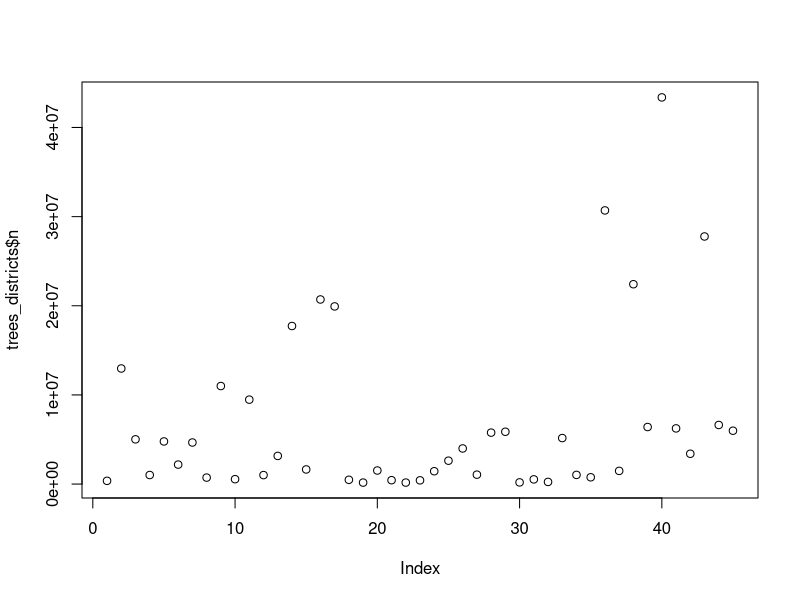

The R source for this figure: (Note: this script raises an error after producing the figure.)
#' # Ex07: Species vs. Area
#' 
#' 
#' Nutze die Dateien `muenster_districts.csv` und `muenster_trees.csv` aus dem Learnweb für die folgenden Aufgaben.
#' 
#' 
#' * Nutze `dplyr::group_by` und `dplyr::summarise` um die Anzahl der Bäume pro Bezirk zu berechnen.
#' * Mit einem `join` Befehl (z.B. `dplyr::left_join`) oder `merge` können mehrere Tabellen zusammengefügt werden. Erstelle damit eine Tabelle die mindestens folgende Informationen enthält: Bezirksname, Bezirksgröße, Anzahl der Bäume im Bezirk.
#' 
## ----------------------------------------------------------------------------------------------------------------------------------------------

library(tidyverse)
trees = read.csv("data/muenster_trees.csv")
districts = read.csv("data/muenster_districts.csv")

# entweder:
tree_summary = trees |> group_by(district) |> count()

# oder:
tree_summary = trees |> group_by(district) |>   
    summarise(AnzahlBaum = length(species))


trees_districts = merge(districts, tree_summary, by = "district")


trees_districts = left_join(districts, tree_summary, by = "district")



#' 
#' * Erstelle einen Scatterplot aus Bezirksgröße und Anzahl der Bäume im Bezirk.
#' * Erstelle ein lineares Model um den Zusammenhang zwischen Bezirksgröße und Anzahl der Bäume im Bezirk zu berechnen.
#' * Erstelle ein Histogramm der Residuen des Models.
#' 
#' 
## ----------------------------------------------------------------------------------------------------------------------------------------------

plot(trees_districts$area, trees_districts$n)

lmod = lm(n ~ area, data = trees_districts)

lmod$coefficients

lmod

summary(lmod)

abline(lmod)




lmod = lm(trees_districts$n ~ trees_districts$area)


lmod$residuals

hist(lmod$residuals)

norm = rnorm(100)

hist(norm)
#' 
#' * Logarithmiere Bezirksgröße und Anzahl der Bäume im Bezirk (`log10()`).
#'  Erstelle dann den Scatterplot erneut mit den logarithmierten Werten.
#' 
## ----------------------------------------------------------------------------------------------------------------------------------------------

trees_districts$area_log = log10(trees_districts$area)
trees_districts$n_log = log10(trees_districts$n)

plot(n ~ area, data = trees_districts)
plot(n_log ~ area_log, data = trees_districts)

lmod_log = lm(n_log ~ area_log, data = trees_districts)
abline(lmod_log)
summary(lmod_log)
hist(lmod_log$residuals)

#' 
#' 
#' * Erstelle ein lineares Model um den Zusammenhang zwischen logarithmierten Bezirksgröße und Anzahl der Bäume im Bezirk zu berechnen.
#' * Sind die Residuen des Models normalverteilt?
#' 
#' 
## ----------------------------------------------------------------------------------------------------------------------------------------------


#' 
#' 
#' * Bonus: Wie viele Bäume stehen Erwartungsgemäß in einem Bezirk der 10000000 qm groß ist?
#' 
#' 
## ----------------------------------------------------------------------------------------------------------------------------------------------


predict()
